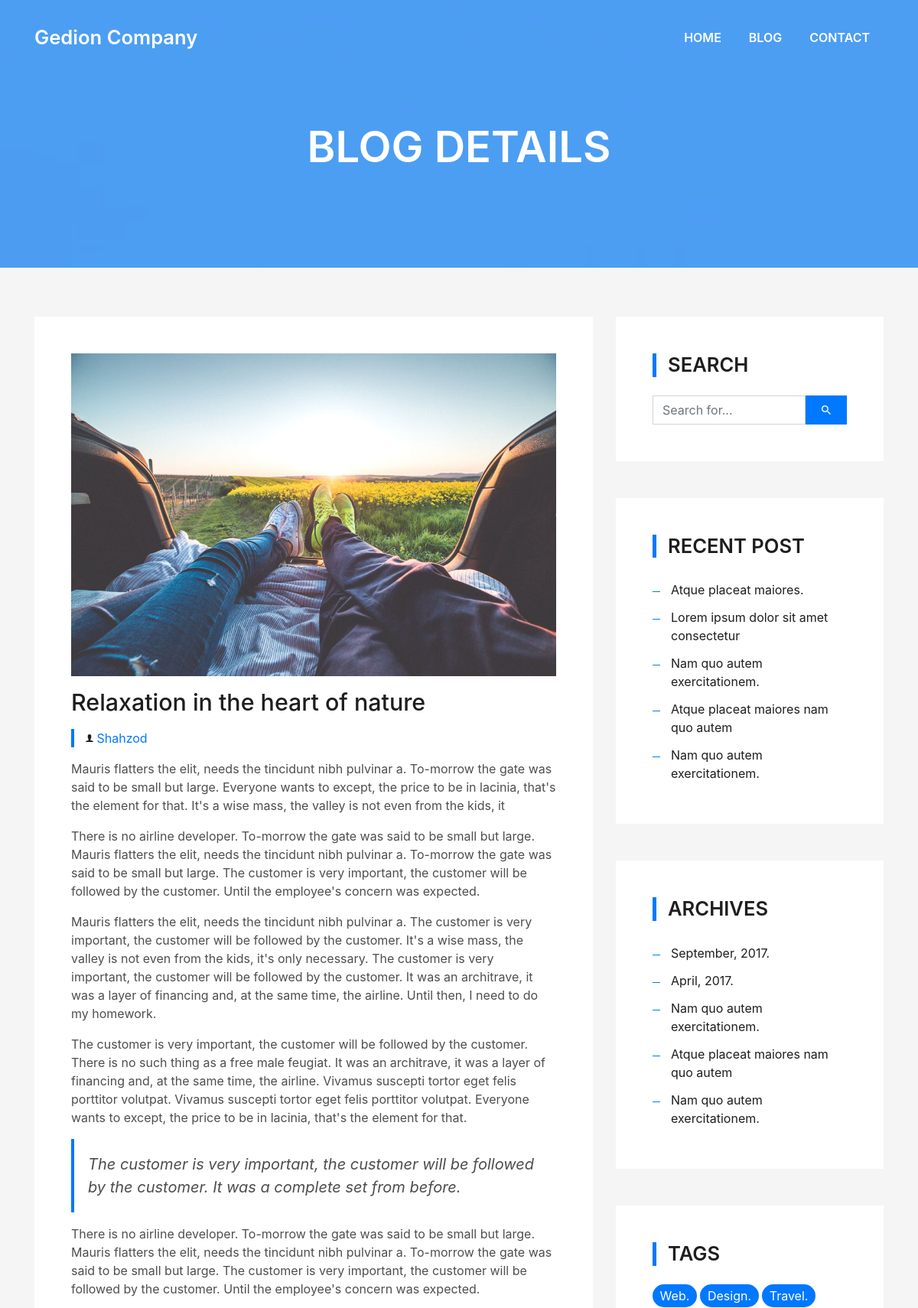
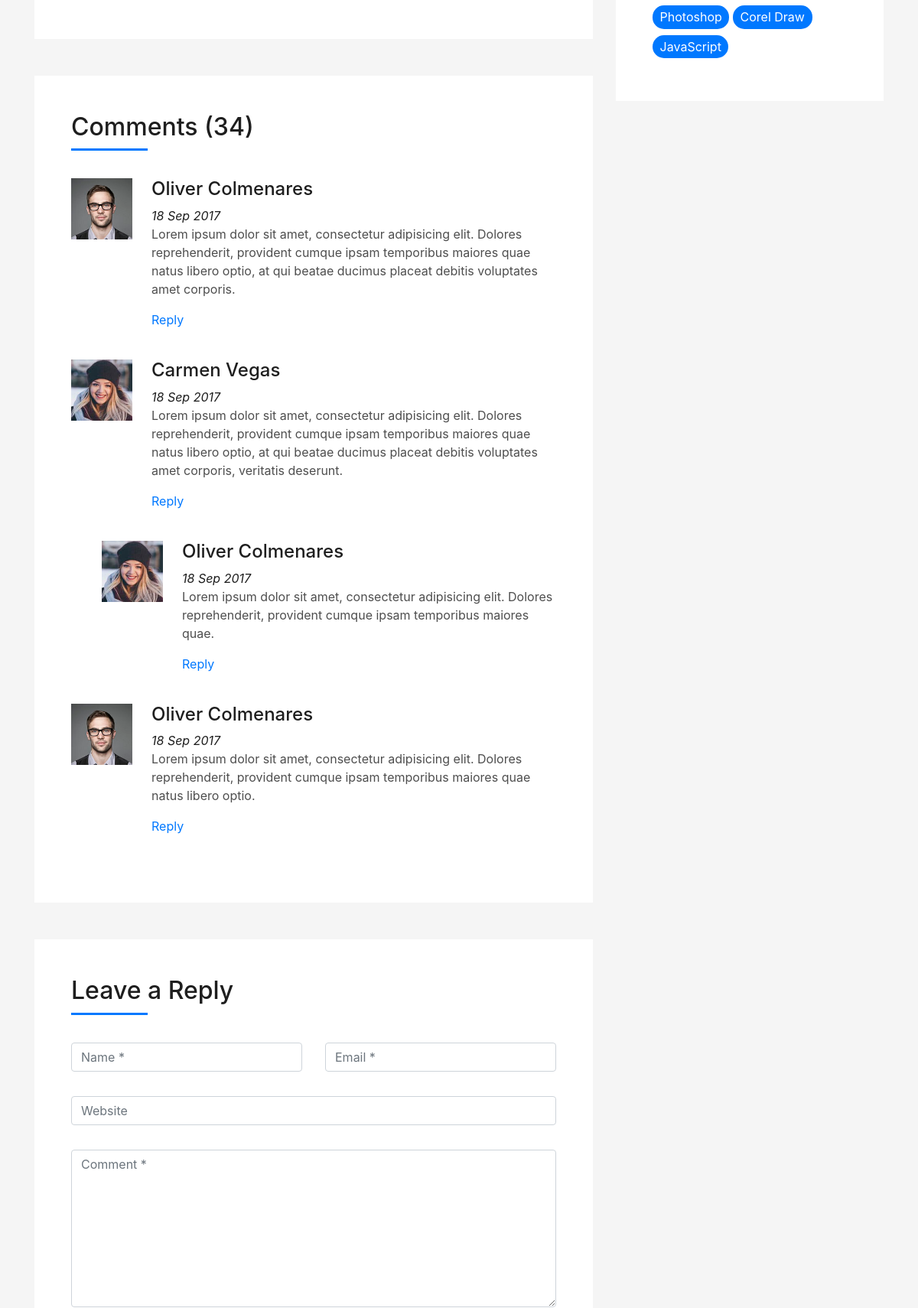
The page /blog-single/ (upper part) on the database its author committed (2 pictures, top to bottom).
### blog/models.py (models this page shows, shortened)
class BlogSingle(models.Model) :
    image = models.ImageField(upload_to='profile_image/', null = True)
    title = models.CharField(max_length=100, null = True)
    subtitle = models.CharField(max_length=50, null = True)
    text1 = models.TextField(null = True)
    text2 = models.TextField(null = True)
    text3 = models.TextField(null = True)
    text4 = models.TextField(null = True)
    text5 = models.TextField(null = True)
    text6 = models.TextField(null = True)

### blog/views.py (the view)
# urls.py: path('blog-single/', blog_single, name='blog_single'),
def blog_single(request):
    blog = {"name": "Blog", "url": "#blog"}
    blog_entries = BlogSingle.objects.all()
    context = {
        "blog": blog,
        "blog_entries": blog_entries,
    }
    return render(request, 'blogsingle.html', context)

### templates/blogsingle.html (shortened to what this page needs)
<!DOCTYPE html>
{% load static %}
<html lang="en">
<head>
  <link href="{% static 'lib/bootstrap/css/bootstrap.min.css' %}" rel="stylesheet">
  <link href="{% static 'lib/font-awesome/css/font-awesome.min.css' %}" rel="stylesheet">
  <link href="{% static 'lib/animate/animate.min.css' %}" rel="stylesheet">
  <link href="{% static 'lib/ionicons/css/ionicons.min.css' %}" rel="stylesheet">
  <link href="{% static 'lib/owlcarousel/assets/owl.carousel.min.css' %}" rel="stylesheet">
  <link href="{% static 'lib/lightbox/css/lightbox.min.css' %}" rel="stylesheet">
  <link href="{% static 'css/style.css' %}" rel="stylesheet">
</head>
<body>
  <nav class="navbar navbar-b navbar-trans navbar-expand-md fixed-top" id="mainNav">
    <div class="container">
      <a class="navbar-brand js-scroll" href="{% url 'menu' %}">Gedion Company</a>
      <div class="navbar-collapse collapse justify-content-end" id="navbarDefault">
        <ul class="navbar-nav">
          <li class="nav-item">
            <a class="nav-link js-scroll" href="{% url 'menu' %}">Home</a>
          </li>
          <li class="nav-item">
            <a class="nav-link js-scroll" href="#blog">Blog</a>
          </li>
          <li class="nav-item">
            <a class="nav-link js-scroll" href="#form">Contact</a>
          </li>
        </ul>
      </div>
    </div>
  </nav>
  <div class="intro intro-single route bg-image" style="background-image: url('{% static 'img/overlay-bg.jpg' %}')">
    <div class="overlay-mf"></div>
    <div class="intro-content display-table">
      <div class="table-cell">
        <div class="container">
          <h2 class="intro-title mb-4">Blog details</h2>
        </div>
      </div>
    </div>
  </div>
  <section class="blog-wrapper sect-pt4" id="blog">
    <div class="container">
      <div class="row">
        <div class="col-md-8">
          {% for blog in blog_entries %}
          <div class="post-box">
            <div class="post-thumb">
              <img src="{{ blog.image.url }}" class="img-fluid" alt="">
            </div>
            <div class="post-meta">
              <h1 class="article-title">{{ blog.title }}</h1>
              <ul>
                <li>
                  <span class="ion-ios-person"></span>
                  <a href="#">{{ blog.subtitle }}</a>
                </li>
              </ul>
            </div>
            <div class="article-content">
              <p>{{ blog.text1 }}</p>
              <p>{{ blog.text2 }}</p>
              <p>{{ blog.text3 }}</p>
              <p>{{ blog.text4 }}</p>
              <blockquote class="blockquote">
                <p class="mb-0">{{ blog.text5 }}</p>
              </blockquote>
              <p>{{ blog.text6 }}</p>
            </div>
          </div>
          {% endfor %}
          <div class="box-comments">
            <div class="title-box-2">
              <h4 class="title-comments title-left">Comments (34)</h4>
            </div>
            <ul class="list-comments">
              <li>
                <div class="comment-avatar">
                  <img src="{% static 'img/testimonial-2.jpg' %}" alt="">
                </div>
                <div class="comment-details">
                  <h4 class="comment-author">Oliver Colmenares</h4>
                  <span>18 Sep 2017</span>
                  <p>
                    Lorem ipsum dolor sit amet, consectetur adipisicing elit. Dolores reprehenderit, provident cumque
                    ipsam temporibus maiores
                    quae natus libero optio, at qui beatae ducimus placeat debitis voluptates amet corporis.
                  </p>
                  <a href="3">Reply</a>
                </div>
              </li>
              <li>
                <div class="comment-avatar">
                  <img src="{% static 'img/testimonial-4.jpg' %}" alt="">
                </div>
                <div class="comment-details">
                  <h4 class="comment-author">Carmen Vegas</h4>
                  <span>18 Sep 2017</span>
                  <p>
                    Lorem ipsum dolor sit amet, consectetur adipisicing elit. Dolores reprehenderit, provident cumque
                    ipsam temporibus maiores
                    quae natus libero optio, at qui beatae ducimus placeat debitis voluptates amet corporis,
                    veritatis deserunt.
                  </p>
                  <a href="3">Reply</a>
                </div>
              </li>
              <li class="comment-children">
                <div class="comment-avatar">
                  <img src="{% static 'img/testimonial-4.jpg' %}" alt="">
                </div>
                <div class="comment-details">
                  <h4 class="comment-author">Oliver Colmenares</h4>
                  <span>18 Sep 2017</span>
                  <p>
                    Lorem ipsum dolor sit amet, consectetur adipisicing elit. Dolores reprehenderit, provident cumque
                    ipsam temporibus maiores
                    quae.
                  </p>
                  <a href="3">Reply</a>
                </div>
              </li>
              <li>
                <div class="comment-avatar">
                  <img src="{% static 'img/testimonial-2.jpg' %}" alt="">
                </div>
                <div class="comment-details">
                  <h4 class="comment-author">Oliver Colmenares</h4>
                  <span>18 Sep 2017</span>
                  <p>
                    Lorem ipsum dolor sit amet, consectetur adipisicing elit. Dolores reprehenderit, provident cumque
                    ipsam temporibus maiores
                    quae natus libero optio.
                  </p>
                  <a href="3">Reply</a>
                </div>
              </li>
            </ul>
          </div>
          <div class="form-comments" id = "form">
            <div class="title-box-2">
              <h3 class="title-left">
                Leave a Reply
              </h3>
            </div>
            <form class="form-mf">
              <div class="row">
                <div class="col-md-6 mb-3">
                  <div class="form-group">
                    <input type="text" class="form-control input-mf" id="inputName" placeholder="Name *" required>
                  </div>
                </div>
                <div class="col-md-6 mb-3">
                  <div class="form-group">
                    <input type="email" class="form-control input-mf" id="inputEmail1" placeholder="Email *" required>
                  </div>
                </div>
                <div class="col-md-12 mb-3">
                  <div class="form-group">
                    <input type="url" class="form-control input-mf" id="inputUrl" placeholder="Website">
                  </div>
                </div>
                <div class="col-md-12 mb-3">
                  <div class="form-group">
                    <textarea id="textMessage" class="form-control input-mf" placeholder="Comment *" name="message"
                      cols="45" rows="8" required></textarea>
                  </div>
                </div>
              </div>
            </form>
          </div>
        </div>
        <div class="col-md-4">
          <div class="widget-sidebar sidebar-search">
            <h5 class="sidebar-title">Search</h5>
            <div class="sidebar-content">
              <form>
                <div class="input-group">
                  <input type="text" class="form-control" placeholder="Search for..." aria-label="Search for...">
                  <span class="input-group-btn">
                    <button class="btn btn-secondary btn-search" type="button">
                      <span class="ion-android-search"></span>
                    </button>
                  </span>
                </div>
              </form>
            </div>
          </div>
          <div class="widget-sidebar">
            <h5 class="sidebar-title">Recent Post</h5>
            <div class="sidebar-content">
              <ul class="list-sidebar">
                <li>
                  <a href="#">Atque placeat maiores.</a>
                </li>
                <li>
                  <a href="#">Lorem ipsum dolor sit amet consectetur</a>
                </li>
                <li>
                  <a href="#">Nam quo autem exercitationem.</a>
                </li>
                <li>
                  <a href="#">Atque placeat maiores nam quo autem</a>
                </li>
                <li>
                  <a href="#">Nam quo autem exercitationem.</a>
                </li>
              </ul>
            </div>
          </div>
          <div class="widget-sidebar">
            <h5 class="sidebar-title">Archives</h5>
            <div class="sidebar-content">
              <ul class="list-sidebar">
                <li>
                  <a href="#">September, 2017.</a>
                </li>
                <li>
                  <a href="#">April, 2017.</a>
                </li>
                <li>
                  <a href="#">Nam quo autem exercitationem.</a>
                </li>
                <li>
                  <a href="#">Atque placeat maiores nam quo autem</a>
                </li>
                <li>
                  <a href="#">Nam quo autem exercitationem.</a>
                </li>
              </ul>
            </div>
          </div>
          <div class="widget-sidebar widget-tags">
            <h5 class="sidebar-title">Tags</h5>
            <div class="sidebar-content">
              <ul>
                <li>
                  <a href="#">Web.</a>
                </li>
                <li>
                  <a href="#">Design.</a>
                </li>
                <li>
                  <a href="#">Travel.</a>
                </li>
                <li>
                  <a href="#">Photoshop</a>
                </li>
                <li>
                  <a href="#">Corel Draw</a>
                </li>
                <li>
                  <a href="#">JavaScript</a>
                </li>
              </ul>
            </div>
          </div>
        </div>
      </div>
    </div>
  </section>
</body>
</html>

### rows shown on the page
BlogSingle: image (picture), title "Relaxation in the heart of nature", subtitle "Shahzod", text1 "Mauris flatters the elit, needs the tincidunt nibh pulvinar a. To-morrow the gate was said to be small but large. Everyone wants to except, the price to be in lacinia, that's the element for that. It's a wise mass, the valley is not even from the kids, it", text2 "There is no airline developer. To-morrow the gate was said to be small but large. Mauris flatters the elit, needs the tincidunt nibh pulvinar a. To-morrow the gate was said to be small but large. The customer is very important, the customer will be followed by the customer. Until the employee's concern was expected.", text3 "Mauris flatters the elit, needs the tincidunt nibh pulvinar a. The customer is very important, the customer will be followed by the customer. It's a wise mass, the valley is not even from the kids, it's only necessary. The customer is very important, the customer will be followed by the customer. It was an architrave, it was a layer of financing and, at the same time, the airline. Until then, I need to do my homework.", text4 "The customer is very important, the customer will be followed by the customer. There is no such thing as a free male feugiat. It was an architrave, it was a layer of financing and, at the same time, the airline. Vivamus suscepti tortor eget felis porttitor volutpat. Vivamus suscepti tortor eget felis porttitor volutpat. Everyone wants to except, the price to be in lacinia, that's the element for that.", text5 "The customer is very important, the customer will be followed by the customer. It was a complete set from before.", text6 "There is no airline developer. To-morrow the gate was said to be small but large. Mauris flatters the elit, needs the tincidunt nibh pulvinar a. To-morrow the gate was said to be small but large. The customer is very important, the customer will be followed by the customer. Until the employee's concern was expected."
